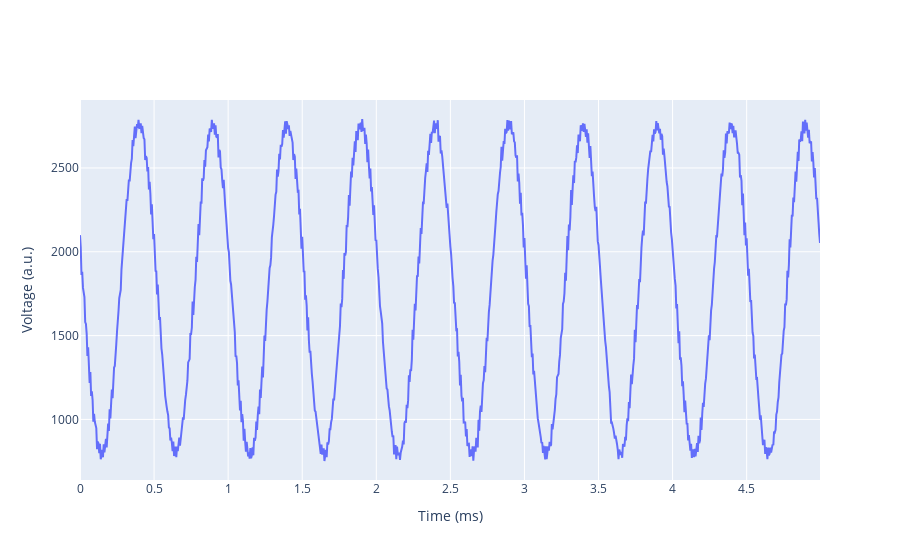

The code cell stored with this chart in its notebook:
### Markdown cell above
#### Channel 2

### Code cell
import plotly 
 
fig = plotly.graph_objs.Figure() 
fig.add_trace(plotly.graph_objs.Scatter(x=t*1e3, y=data[1, :])) 
fig.update_layout(xaxis_title='Time (ms)', yaxis_title='Voltage (a.u.)')

### Figure 1 — Plotly figure (JSON) as saved in the notebook; plotly's stock layout.template omitted (floating-point values rounded to 4 significant figures; data arrays with more than 128 entries replaced by an {"elided": "..."} marker saying what was removed)
{"data": [{"type": "scatter", "x": {"elided": "1000 float values"}, "y": {"elided": "1000 int values"}}], "layout": {"xaxis": {"title": {"text": "Time (ms)"}}, "yaxis": {"title": {"text": "Voltage (a.u.)"}}}}
